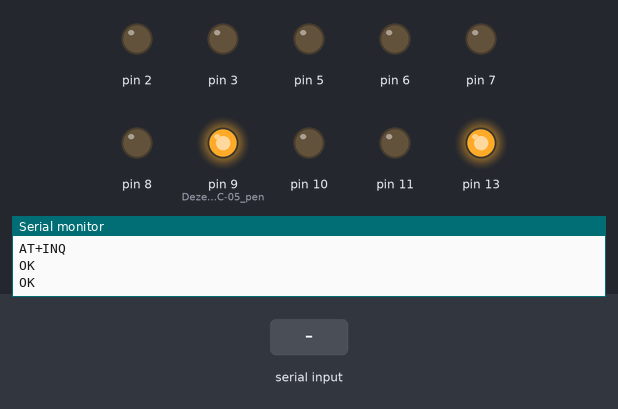
The sketch below on a simulated Arduino Mega 2560, built with avr-gcc and run on an emulated ATmega2560. Parts: output pins drawn as LEDs (lit = HIGH), the last lines printed to the serial monitor. Inputs (shaded band) come from the test bench. The modem accepts every AT command (registered, SIM ready, sends succeed) and sends nothing else.

Above: at 10.5 s.
10.6 s: "#b=1#" received over the second serial link
At 11.8 s:
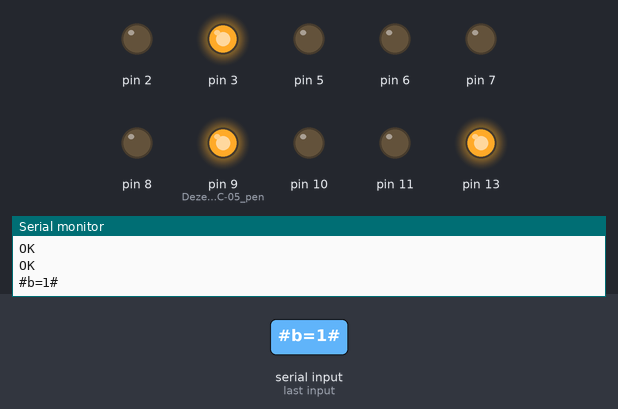
12.1 s: "#b=1A#" received over the second serial link
At 13.1 s:
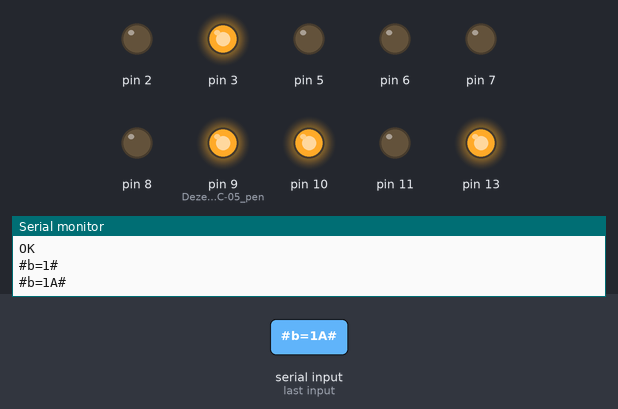
13.6 s: "#b=17#" received over the second serial link
At 14.3 s:
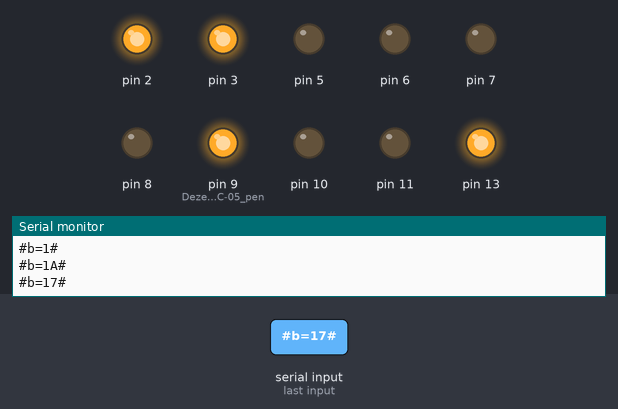
15.1 s: "#b=19#" received over the second serial link
At 15.6 s:
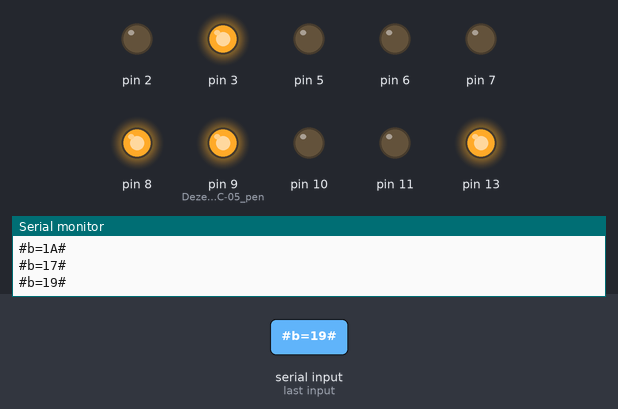
16.6 s: "#b=18#" received over the second serial link
At 17.8 s:
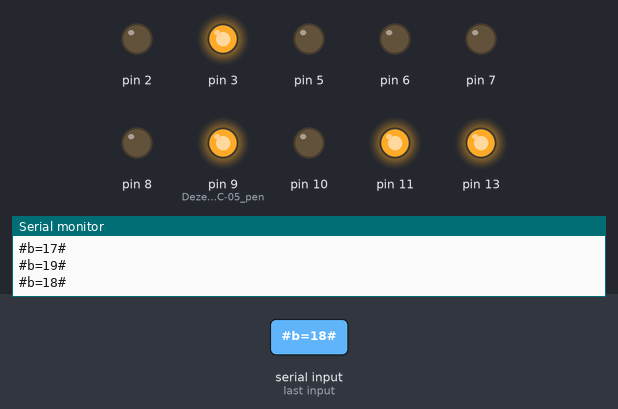
18.1 s: "#b=71#" received over the second serial link
At 19.2 s:
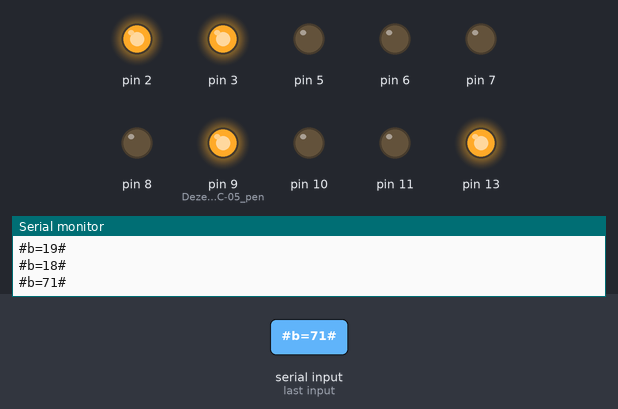
Timing chart, 0 to 20.6 s (numbered marks = the images above; inputs shaded):
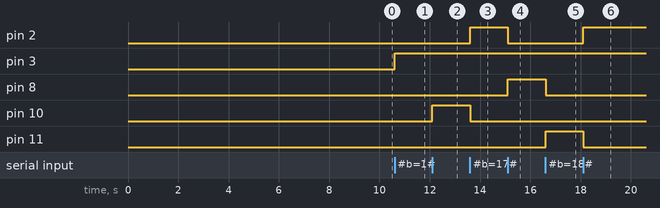

The sketch:

crane-wheels.ino
```cpp
int vorige = 0;
void setup ()

{
  pinMode (9, OUTPUT); // Deze pin zal de HC-05 pen 34 (key pin) trekken HIGH om module te schakelen naar AT-modus
  pinMode (13, OUTPUT);
  pinMode (3, OUTPUT);
  pinMode (5, OUTPUT);
  pinMode (6, OUTPUT);
  pinMode (7, OUTPUT);
  pinMode (2, OUTPUT);
  pinMode (8, OUTPUT);
  pinMode (10, OUTPUT);
  pinMode (11, OUTPUT);
  digitalWrite (9, HIGH);
  Serial.begin (9600);
  Serial.println ( "Enter AT commando's:");
  Serial1.begin (38400); // HC-05 standaard snelheid in de AT-commando meer
  delayGrab();
  Serial1.println ("AT+ORGL");
  delayGrab();
  Serial1.println ("AT+RESET");
  delayGrab();
  Serial1.println ("AT+ROLE=0");
  delayGrab();
  Serial1.println ("AT+POLAR=1,0");
  delayGrab();
  Serial1.println ("AT+RESET");
  delayGrab();
  delay(3000);
  Serial1.println ("AT+NAME=RIJWERK");
  delayGrab();
  Serial1.println ("AT+INIT");
  Serial.println ("AT+INIT");
  delayGrab();
  Serial1.println ("AT+INQ");/**/
  Serial.println ("AT+INQ");
  delayGrab();

  digitalWrite(13, 1);
}

void delayGrab(){
  while (Serial1.available ()) {
    Serial.write (Serial1.read ());
  }
  delay(700);
}

void loop() {
  delay(100);

  String reading = "";
  // put your main code here, to run repeatedly:
  while (Serial1.available ()) {
    char inchar = Serial1.read();
    reading = reading + inchar;
  }

  if(reading != ""){
    Serial.println(reading);
    uit();
    if(reading == "#b=1#"){
      digitalWrite(3, 1);
      vorige = 1;
    }else if(reading == "#b=17#" || reading == "#b=71#"){
      digitalWrite(3, 1);
      digitalWrite (2, 1);
      vorige = 2;
    }else if(reading == "#b=19#" || reading == "#b=91#"){
      digitalWrite(3, 1);
      digitalWrite (8, 1);
      vorige = 3;
    }else if(reading == "#b=1A#" || reading == "#b=A1#"){
      digitalWrite(3, 1);
      digitalWrite (10, 1);
      vorige = 4;
    }else if(reading == "#b=18#" || reading == "#b=81#"){
      digitalWrite(3, 1);
      digitalWrite (11, 1);
      vorige = 5;
    }
    else if(reading == "#b=2#"){
      digitalWrite(5, 1);
      vorige = 6;
    }else if(reading == "#b=27#" || reading == "#b=72#"){
      digitalWrite(5, 1);
      digitalWrite (2, 1);
      vorige = 7;
    }else if(reading == "#b=29#" || reading == "#b=92#"){
      digitalWrite(5, 1);
      digitalWrite (8, 1);
      vorige = 8;
    }else if(reading == "#b=2A#" || reading == "#b=A2#"){
      digitalWrite(5, 1);
      digitalWrite (10, 1);
      vorige = 9;
    }else if(reading == "#b=28#" || reading == "#b=82#"){
      digitalWrite(5, 1);
      digitalWrite (11, 1);
      vorige = 10;
    }
    else if(reading == "#b=3#"){
      digitalWrite (6, 1);
      vorige = 11;
    }else if(reading == "#b=37#" || reading == "#b=73#"){
      digitalWrite (6, 1);
      digitalWrite (2, 1);
      vorige = 12;
    }else if(reading == "#b=39#" || reading == "#b=93#"){
      digitalWrite (6, 1);
      digitalWrite (8, 1);
      vorige = 13;
    }else if(reading == "#b=3A#" || reading == "#b=A3#"){
      digitalWrite (6, 1);
      digitalWrite (10, 1);
      vorige = 14;
    }else if(reading == "#b=38#" || reading == "#b=83#"){
      digitalWrite (6, 1);
      digitalWrite (11, 1);
      vorige = 15;
    }
    else if(reading == "#b=4#"){
      digitalWrite (7, 1);
      vorige = 16;
    }else if(reading == "#b=47#" || reading == "#b=74#"){
      digitalWrite (7, 1);
      digitalWrite (2, 1);
      vorige = 17;
    }else if(reading == "#b=49#" || reading == "#b=94#"){
      digitalWrite (7, 1);
      digitalWrite (8, 1);
      vorige = 18;
    }else if(reading == "#b=4A#" || reading == "#b=A4#"){
      digitalWrite (7, 1);
      digitalWrite (10, 1);
      vorige = 19;
    }else if(reading == "#b=48#" || reading == "#b=84#"){
      digitalWrite (7, 1);
      digitalWrite (11, 1);
      vorige = 20;
    }
    else if(reading == "#b=7#"){
      digitalWrite (2, 1);
      vorige = 21;
    }else if(reading == "#b=9#"){
      digitalWrite (8, 1);
      vorige = 22;
    }else if(reading == "#b=A#"){
      digitalWrite (10, 1);
      vorige = 23;
    }else if(reading == "#b=8#"){
      digitalWrite (11, 1);
      vorige = 24;
    }

    else {

      digitalWrite (3, 0);
      digitalWrite (5, 0);
      digitalWrite (6, 0);
      digitalWrite (7, 0);
      digitalWrite (2, 0);
      digitalWrite (8, 0);
      digitalWrite (10, 0);
      digitalWrite (11, 0);
    }
  }
  // Houd het lezen van Arduino Serial Monitor en te versturen naar HC-05
  while (Serial.available ()) {
    Serial1.write (Serial.read ());
  }

}

void uit() {
  digitalWrite (3, 0);
      digitalWrite (5, 0);
      digitalWrite (6, 0);
      digitalWrite (7, 0);
      digitalWrite (2, 0);
      digitalWrite (8, 0);
      digitalWrite (10, 0);
      digitalWrite (11, 0);
}
```

Measured:
- after the input at 10.6 s, pin 3: LOW → HIGH at once
- after the input at 12.1 s, pin 10: LOW → HIGH at once
- after the input at 13.6 s, pin 2: LOW → HIGH at once; pin 10: HIGH → LOW at once
- after the input at 15.1 s, pin 2: HIGH → LOW at once; pin 8: LOW → HIGH at once
- after the input at 16.6 s, pin 8: HIGH → LOW at once; pin 11: LOW → HIGH at once
- after the input at 18.1 s, pin 2: LOW → HIGH at once; pin 11: HIGH → LOW at once
